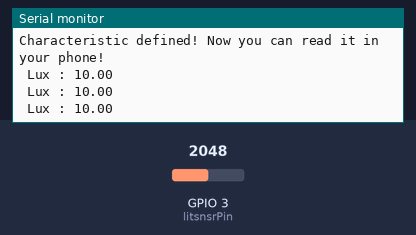
Simulated run of this sketch. Board: ESP32. On the bench: the last lines printed to the serial monitor. The inputs (shaded band) are chosen by the test bench; at power-on: GPIO 3 (litsnsrPin) = 2048. Nothing arrives over Bluetooth unless stated; a phone connects over Bluetooth LE 3 s after start.

Above: at 1.3 s.
1.4 s: GPIO 3 (litsnsrPin) set to 2866
At 1.9 s:
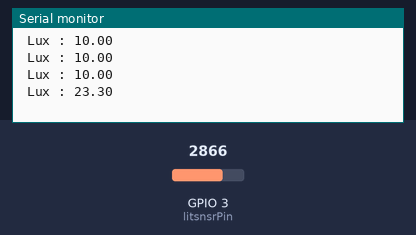
2.9 s: GPIO 3 (litsnsrPin) set to 3603
At 3.4 s:
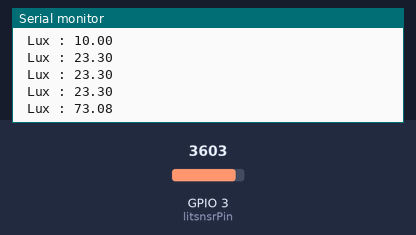
Timing chart, 0 to 5.9 s (numbered marks = the images above; inputs shaded):
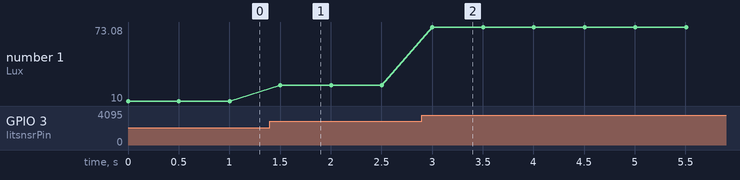

The sketch:

03_BLE_LightSensor.ino
```cpp
#include <BLEDevice.h>
#include <BLEServer.h>
#include <BLEUtils.h>
#include <BLE2902.h>

const int litsnsrPin = 3; //3:ConnectorA 4:ConnectorB

BLEServer* pServer = NULL;
BLEService* pService = NULL;
BLECharacteristic* pCharacteristic = NULL;

// The UUID of the service and characteristic you want to advertise
// https://github.com/NordicSemiconductor/bluetooth-numbers-database/tree/master/v1
#define SERVICE_UUID        "0000181a-0000-1000-8000-00805f9b34fb" // org.bluetooth.service.environmental_sensing
#define CHARACTERISTIC_UUID "00002A59-0000-1000-8000-00805f9b34fb" // org.bluetooth.characteristic.analog_output

void setup() {
  Serial.begin(115200);
  Serial.println("Starting BLE work!");
  pinMode(litsnsrPin, INPUT);

  // Initialize the BLE device
  BLEDevice::init("My BLE Device");

  // Create the BLE Server
  pServer = BLEDevice::createServer();

  // Create the BLE Service
  pService = pServer->createService(SERVICE_UUID);

  // Create a BLE Characteristic
  pCharacteristic = pService->createCharacteristic(
                      CHARACTERISTIC_UUID,
                      BLECharacteristic::PROPERTY_READ   |
                      BLECharacteristic::PROPERTY_WRITE  |
                      BLECharacteristic::PROPERTY_NOTIFY |
                      BLECharacteristic::PROPERTY_INDICATE
                    );

  // Create a BLE Descriptor
  pCharacteristic->addDescriptor(new BLE2902());

  // Start the service
  pService->start();

  // Start advertising
  BLEAdvertising* pAdvertising = BLEDevice::getAdvertising();
  pAdvertising->addServiceUUID(SERVICE_UUID);
  pAdvertising->setScanResponse(true);
  pAdvertising->setMinPreferred(0x06);  // functions that help with iPhone connections issue
  pAdvertising->setMinPreferred(0x12);
  BLEDevice::startAdvertising();
  Serial.println("Characteristic defined! Now you can read it in your phone!");
}

void loop() {
  float litsnsr_ad = analogRead(litsnsrPin); // Read analog data
  float litsnsr_v = litsnsr_ad * 3.3 / 4096; // Calculation of voltage value
  float lux = 10000 * litsnsr_v / (3.3 - litsnsr_v) / 1000; // Calculation of lux value

  //Look at the serial monitor
  Serial.println(" Lux : " + String(lux));

  pCharacteristic->setValue(String(lux) + "lux");

  pCharacteristic->notify(); // Notify to client
  delay(500);
}
```

Measured:
- after the input at 1.4 s, the serial monitor: prints a new line after 0.10 s (image 1)
- after the input at 2.9 s, the serial monitor: prints a new line after 0.10 s (image 2)
- plotted number 1: 10 → 23.3 after the input at 1.4 s, 23.3 → 73.08 after the input at 2.9 s
